Frame 1 (no input): blank canvas, image omitted
Frame 60 (the mouse pressed at the canvas centre just before this capture): blank canvas, image omitted
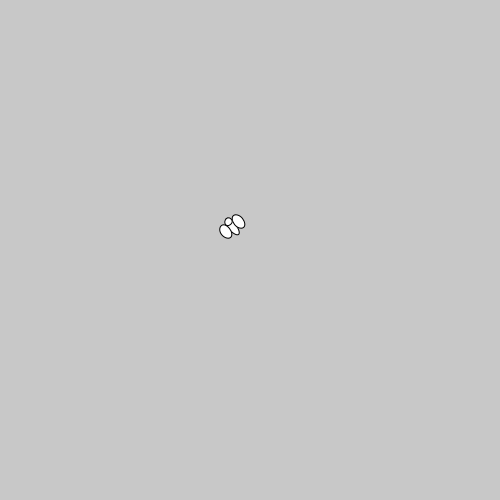
Frame 120 (the mouse held since frame 60 and released just before this capture)

The Processing sketch whose frames 1 and 60 were blank and that drew this single picture after the mouse press (run headless with seeded random() and noise(); from frame 60 on, the mouse is pressed at the canvas centre):

// Processing sketch: flue3
// ── flue3.pde
// Defining array to hold all objects
ArrayList<Flue> flueListe = new ArrayList<Flue>();

void setup(){
  size(500,500);
}

void draw(){
  // Clear canvas and set background color
  clear();
  background(200, 200, 200);
  
  // Draw each object from array
  for(int i=0; i<flueListe.size(); i++){
    Flue f = flueListe.get(i);
    f.tegnFlue();
    f.flyt();
  }
}

// When key is pressed, add new random fly
void keyPressed(){
  if (key == 'e') {
    flueListe.add(new Flue(1.8));
  } else {
    flueListe.add(new Flue());
  }
}


// When mouse pressed, add new fly at mouse position
void mousePressed(){
  flueListe.add(new Flue(mouseX, mouseY));
}



/////////////////////////////////////////////////////////
class Flue{
  
  // Vars to hold data on each instance
  float positionX,positionY;
  float distanceFlyttet;
  float vinkel = 0; 
  float scale = 1;
  boolean direction = true;
  
  // Constructor for a ranom fly
  Flue(){
    positionX  = random(0,height);
    positionY  = random(0,width);
    vinkel     = random(0,2*PI);
  }
  
  // Constructor for a fly at mouse coordinates
  Flue(float a, float b){
    positionX = a;
    positionY = b;
    vinkel    = random(0,2*PI);
  }
  
  // Constructor for a fly with certain size
  Flue(float size) {
    positionX  = random(0,height);
    positionY  = random(0,width);
    vinkel     = random(0,2*PI);
    scale = size;
  }
  
  // Move fly when called
  void flyt(){
    if (direction) {
      distanceFlyttet = distanceFlyttet + 0.5;  
    } else {
      distanceFlyttet = distanceFlyttet - 0.5;  
    }
  }

  // Draw the fly when called
  void tegnFlue(){
    // Code to determine whether the fly is on the edge of the screen
    float currentX = cos(vinkel) * distanceFlyttet;
    float currentY = sin(vinkel) * distanceFlyttet;
    
    if (positionX + currentX > 500 || 
        positionX + currentX < 0 || 
        positionY + currentY > 500 ||
        positionY + currentY < 0) {
        
          positionX += currentX;
          positionY += currentY;
          distanceFlyttet = 0;
          vinkel += PI;      
    }
      
    
    
    pushMatrix();
      translate(positionX,positionY);
      rotate(vinkel);
      scale(scale);
      translate(distanceFlyttet,0);
        ellipse(0,0,20,8);
        ellipse(0,0-8,15,10);
        ellipse(0,0+8,15,10);
        ellipse(0+6,0,8,8);
        scale(1);
    popMatrix();
  } 
}
//////////////////////////////////////////////////////
